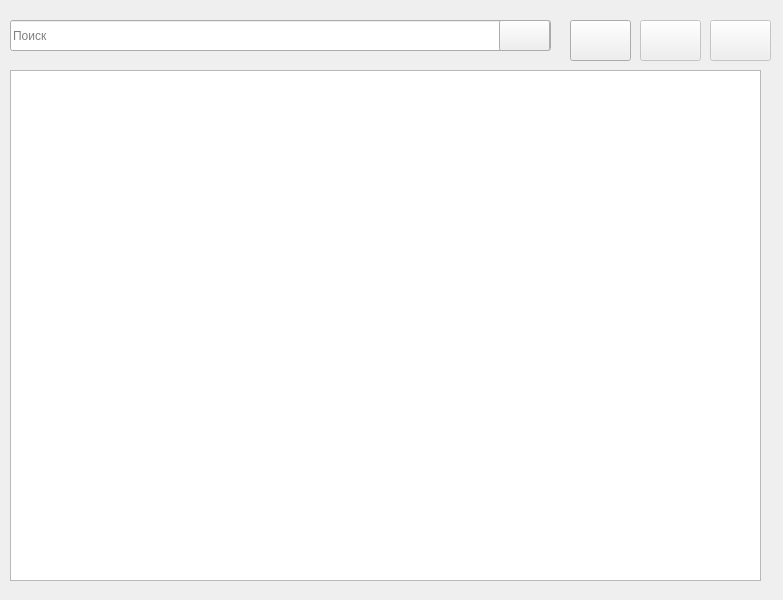
<?xml version="1.0" encoding="UTF-8"?>
<ui version="4.0">
 <class>HomeWindow</class>
 <widget class="QDialog" name="HomeWindow">
  <property name="windowModality">
   <enum>Qt::NonModal</enum>
  </property>
  <property name="enabled">
   <bool>true</bool>
  </property>
  <property name="geometry">
   <rect>
    <x>0</x>
    <y>0</y>
    <width>783</width>
    <height>600</height>
   </rect>
  </property>
  <property name="cursor">
   <cursorShape>ArrowCursor</cursorShape>
  </property>
  <property name="windowTitle">
   <string>Pass Manager</string>
  </property>
  <widget class="QLineEdit" name="search_input">
   <property name="geometry">
    <rect>
     <x>10</x>
     <y>20</y>
     <width>541</width>
     <height>31</height>
    </rect>
   </property>
   <property name="autoFillBackground">
    <bool>false</bool>
   </property>
   <property name="placeholderText">
    <string>Поиск</string>
   </property>
  </widget>
  <widget class="QPushButton" name="delete_record_button">
   <property name="enabled">
    <bool>false</bool>
   </property>
   <property name="geometry">
    <rect>
     <x>640</x>
     <y>20</y>
     <width>61</width>
     <height>41</height>
    </rect>
   </property>
   <property name="font">
    <font>
     <pointsize>40</pointsize>
    </font>
   </property>
   <property name="cursor">
    <cursorShape>PointingHandCursor</cursorShape>
   </property>
   <property name="toolTip">
    <string>Удалить запись</string>
   </property>
   <property name="text">
    <string/>
   </property>
   <property name="icon">
    <iconset>
     <normaloff>delete_icon.svg</normaloff>delete_icon.svg</iconset>
   </property>
   <property name="iconSize">
    <size>
     <width>48</width>
     <height>48</height>
    </size>
   </property>
   <property name="checkable">
    <bool>false</bool>
   </property>
  </widget>
  <widget class="QPushButton" name="add_record_button">
   <property name="enabled">
    <bool>true</bool>
   </property>
   <property name="geometry">
    <rect>
     <x>570</x>
     <y>20</y>
     <width>61</width>
     <height>41</height>
    </rect>
   </property>
   <property name="font">
    <font>
     <pointsize>40</pointsize>
    </font>
   </property>
   <property name="cursor">
    <cursorShape>PointingHandCursor</cursorShape>
   </property>
   <property name="toolTip">
    <string>Добавить запись</string>
   </property>
   <property name="text">
    <string/>
   </property>
   <property name="icon">
    <iconset>
     <normaloff>add_icon.svg</normaloff>add_icon.svg</iconset>
   </property>
   <property name="iconSize">
    <size>
     <width>48</width>
     <height>48</height>
    </size>
   </property>
   <property name="checkable">
    <bool>false</bool>
   </property>
  </widget>
  <widget class="QPushButton" name="copy_record_button">
   <property name="enabled">
    <bool>false</bool>
   </property>
   <property name="geometry">
    <rect>
     <x>710</x>
     <y>20</y>
     <width>61</width>
     <height>41</height>
    </rect>
   </property>
   <property name="font">
    <font>
     <pointsize>40</pointsize>
    </font>
   </property>
   <property name="cursor">
    <cursorShape>PointingHandCursor</cursorShape>
   </property>
   <property name="toolTip">
    <string>Скопировать данные</string>
   </property>
   <property name="text">
    <string/>
   </property>
   <property name="icon">
    <iconset>
     <normaloff>copy_icon.svg</normaloff>copy_icon.svg</iconset>
   </property>
   <property name="iconSize">
    <size>
     <width>48</width>
     <height>48</height>
    </size>
   </property>
   <property name="checkable">
    <bool>false</bool>
   </property>
  </widget>
  <widget class="QPushButton" name="search_button">
   <property name="geometry">
    <rect>
     <x>499</x>
     <y>20</y>
     <width>51</width>
     <height>31</height>
    </rect>
   </property>
   <property name="cursor">
    <cursorShape>PointingHandCursor</cursorShape>
   </property>
   <property name="text">
    <string/>
   </property>
   <property name="icon">
    <iconset>
     <normaloff>search_icon.svg</normaloff>search_icon.svg</iconset>
   </property>
   <property name="iconSize">
    <size>
     <width>32</width>
     <height>32</height>
    </size>
   </property>
  </widget>
  <widget class="QListWidget" name="records_widget">
   <property name="geometry">
    <rect>
     <x>10</x>
     <y>70</y>
     <width>751</width>
     <height>511</height>
    </rect>
   </property>
  </widget>
 </widget>
 <resources/>
 <connections/>
</ui>
